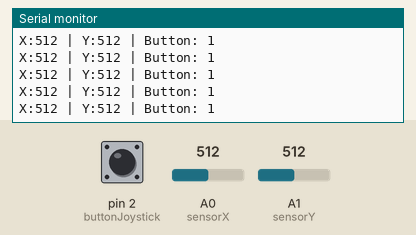
The sketch below on a simulated Arduino Uno, built with avr-gcc and run on an emulated ATmega328P. On the bench: the last lines printed to the serial monitor. The inputs (shaded band) are chosen by the test bench; at power-on: A0 (sensorX) = 512, A1 (sensorY) = 512, pin 2 (buttonJoystick) HIGH.

Above: at 1.2 s.
1.3 s: A0 (sensorX) set to 716
At 1.42 s:
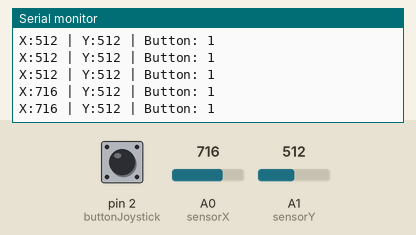
2.8 s: A1 (sensorY) set to 716
At 2.83 s:
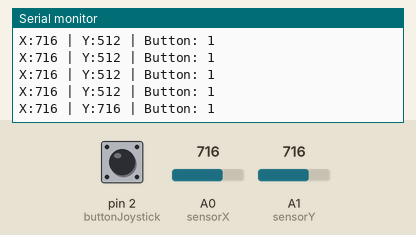
4.3 s: A0 (sensorX) set to 1023
At 4.34 s:
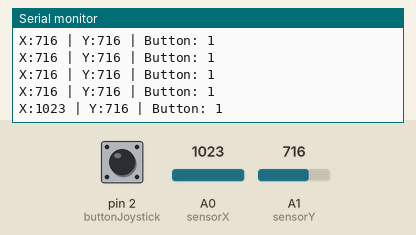
7.3 s: A0 (sensorX) set to 0
At 7.36 s:
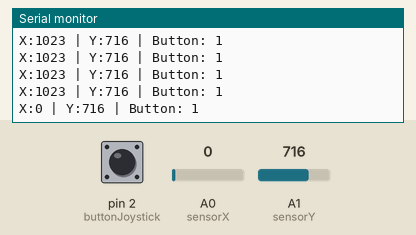
10.3 s: pin 2 (buttonJoystick) pulled LOW for 0.15 s
At 10.38 s:
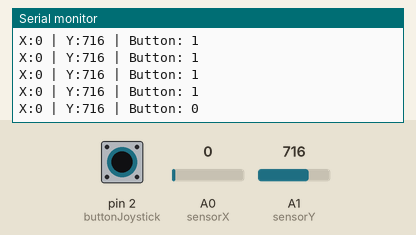
11.9 s: A1 (sensorY) set to 900
At 11.99 s:
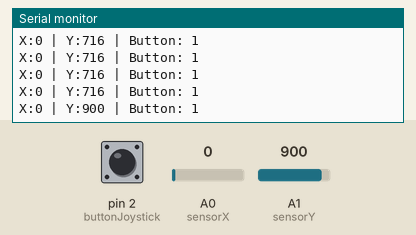
Timing chart, 0 to 14.4 s (numbered marks = the images above; inputs shaded):
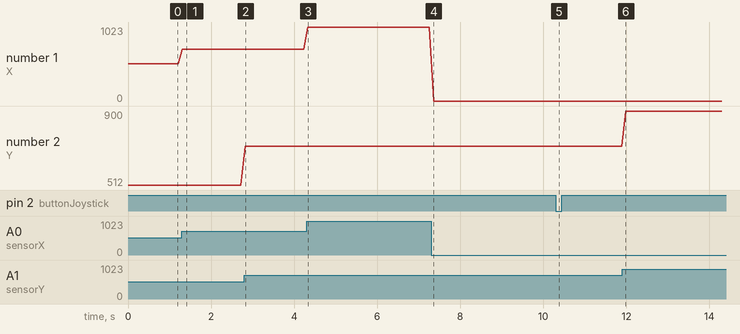

The sketch:

joystickControl.ino
```cpp
int sensorX = A0; // arduino pin assignment
int sensorY = A1;

int valueX = 0;
int valueY = 0;
int valueButton = 0;
int buttonJoystick = 2;

void setup() {
  pinMode(buttonJoystick, INPUT);
  digitalWrite(buttonJoystick, HIGH) ;
  Serial.begin(9600);
}


void loop() {
  valueX = analogRead(sensorX);
  Serial.print("X:");
  Serial.print(valueX);

  valueY = analogRead(sensorY);
  Serial.print(" | Y:");
  Serial.print(valueY);

  valueButton = digitalRead(buttonJoystick);
  Serial.print(" | Button: ");
  Serial.println(valueButton, DEC);

  delay(100);
}
```

Measured:
- after the input at 1.3 s, the serial monitor: prints a new line at once (image 1)
- after the input at 2.8 s, the serial monitor: prints a new line at once (image 2)
- after the input at 4.3 s, the serial monitor: prints a new line at once (image 3)
- after the input at 7.3 s, the serial monitor: prints a new line after 0.06 s (image 4)
- after the input at 10.3 s, the serial monitor: prints a new line after 0.08 s (image 5)
- after the input at 11.9 s, the serial monitor: prints a new line after 0.09 s (image 6)
- plotted number 1: 512 → 716 after the input at 1.3 s, 716 → 1023 after the input at 4.3 s, 1023 → 0 after the input at 7.3 s
- plotted number 2: 716 → 900 after the input at 11.9 s
